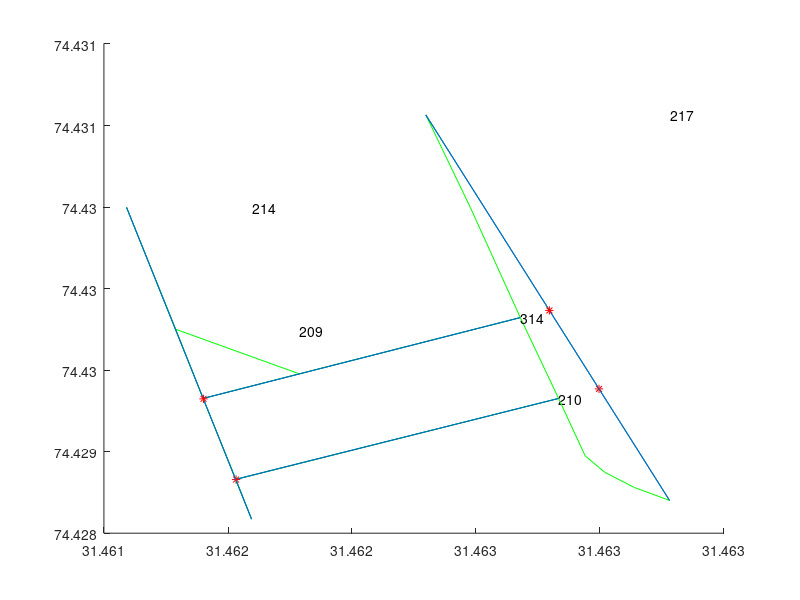

Write the MATLAB code that produced this figure. (Note: this script raises an error after producing the figure.)
%% load data into matlab
hold on
clear all
load('cellarray_ways.mat', 'cellarray_ways');
load('blocks.mat','blocks')
num_of_blocks=size(blocks)

for iii=1:num_of_blocks(2)
%Ways = zeros(length(cellarray_ways),length(cellarray_ways{cell_num}),2);
%% find block
for cell_num = 1:length(cellarray_ways)
    for point_num = 1:length(cellarray_ways{cell_num})
        Ways(cell_num,point_num,1) = cellarray_ways{cell_num}{point_num}(1);
        Ways(cell_num,point_num,2) = cellarray_ways{cell_num}{point_num}(2);
    end
end


%% load data into matlab

load('cellarray_ways.mat', 'cellarray_ways');

%Ways = zeros(length(cellarray_ways),length(cellarray_ways{cell_num}),2);
%% find block
for cell_num = 1:length(cellarray_ways)
    for point_num = 1:length(cellarray_ways{cell_num})
        Ways(cell_num,point_num,1) = cellarray_ways{cell_num}{point_num}(1);
        Ways(cell_num,point_num,2) = cellarray_ways{cell_num}{point_num}(2);
    end
end



hold on
X={};
Y={};



    
for cell_num = 1:length(cellarray_ways)
    %plot(Ways(cell_num,:,1) , Ways(cell_num,:,2));
  
     manual_ways_toshow=[209,214,210,217,314];
  %%manual_ways_toshow=[1:319]
%% manual_ways_toshow=[63,80,74,97];
    if (sum(cell_num==manual_ways_toshow)==1)
        
        disp([num2str(cell_num) ,'_']);
        %following code is used to detect if the path(set of points) is a
        %relatively straight line
        [p,struct] = polyfit( Ways(cell_num,1:length(cellarray_ways{cell_num}),1) , Ways(cell_num,1:length(cellarray_ways{cell_num}),2) ,1)
        if(struct.df<90000000000000000 )% .df is a measure of straightness (dont know/need the exact details)
            
            plot( Ways(cell_num,1:length(cellarray_ways{cell_num}),1) , Ways(cell_num,1:length(cellarray_ways{cell_num}),2) ,'g');
            X{end+1}= Ways(cell_num,1:length(cellarray_ways{cell_num}),1);
            Y{end+1}= Ways(cell_num,1:length(cellarray_ways{cell_num}),2);
        else
            %dont plot lines that arent straight
            disp('is not a st line')
        end
        % number the lines for easy marking of paths
        text(max(Ways(cell_num,1:length(cellarray_ways{cell_num}),1)),max(Ways(cell_num,1:length(cellarray_ways{cell_num}),2)),num2str(cell_num))
        disp('^');
    end
end





%% pick a way and get its neighbouring ways
way_end={};
way_start={};
diff={};
for i = 1:length( manual_ways_toshow)
    
   
    way_end{i}=[X{i}(1),Y{i}(1)];   
    way_start{i}=[X{i}(length(X{i})),Y{i}(length(Y{i}))];
    diff{i}=way_end{i}-way_start{i};
    slopes(i)=(diff{i}(2)/diff{i}(1));

 
end    
slopes1=slopes;
slopes=abs(slopes);
one=min(slopes);
one=find(slopes==one);
slopes(one)=inf;

two=min(slopes);
two=find(slopes==two);
slopes(one)=-inf;
slopes(two)=-inf;

three=max(slopes);
three=find(slopes==three);
slopes(three)=-inf;

four=max(slopes);
four=find(slopes==four);

slopes=slopes1   
   
   
   
   
   
   
   
   
   
   
   x1=[way_start{one}(1), way_end{one}(1)];
   y1=[way_start{one}(2), way_end{one}(2)];
   
    p1 = polyfit(x1,y1,1);
    
   x2=[way_start{four}(1), way_end{four}(1)];
   y2=[way_start{four}(2), way_end{four}(2)];
   
    p2 = polyfit(x2,y2,1); 
drawnow;

x_intersect = fzero(@(x) polyval(p1-p2,x),3);
y_intersect = polyval(p1,x_intersect);

line(x1,y1);

line(x2,y2);
plot(x_intersect,y_intersect,'r*')
x_pts(1)=x_intersect;
y_pts(1)=y_intersect;

%%%%%%%%%%%%%%%%%%%%%%%%%%%%%%%%%%%%%%%%%%%%%%%%%%%%%%%%%%%%%%%%%%%%%%%%%%%%%%%%%%%%%%%%%%%%%%%%%%%%%%%%%%%%%%%%%%%%
 x11=[way_start{one}(1), way_end{one}(1)];
   y11=[way_start{one}(2), way_end{one}(2)];
   
    p11 = polyfit(x11,y11,1);
    
   x21=[way_start{three}(1), way_end{three}(1)];
   y21=[way_start{three}(2), way_end{three}(2)];
   
    p21 = polyfit(x21,y21,1); 
%%drawnow;

x_intersect1 = fzero(@(x) polyval(p11-p21,x),3);
y_intersect1 = polyval(p11,x_intersect1);

line(x11,y11);

line(x21,y21);
plot(x_intersect1,y_intersect1,'r*')
x_pts(2)=x_intersect1;
y_pts(2)=y_intersect1;


%%%%%%%%%%%%%%%%%%%%%%%%%%%%%%%%%%%%%%%%%%%%%%%%%%%%%%%%%%%%%%%%%%%%%%%%%%%%%%%%%%%%%%%%%%%%%%%%%%%%%%%%%%%%%%%%%%
 x1=[way_start{two}(1), way_end{two}(1)];
   y1=[way_start{two}(2), way_end{two}(2)];
   
    p1 = polyfit(x1,y1,1);
    
   x2=[way_start{four}(1), way_end{four}(1)];
   y2=[way_start{four}(2), way_end{four}(2)];
   
    p2 = polyfit(x2,y2,1); 
%%drawnow;

x_intersect = fzero(@(x) polyval(p1-p2,x),3);
y_intersect = polyval(p1,x_intersect);

line(x1,y1);

line(x2,y2);
plot(x_intersect,y_intersect,'r*')
x_pts(3)=x_intersect;
y_pts(3)=y_intersect;
drawnow;
%%%%%%%%%%%%%%%%%%%%%%%%%%%%%%%%%%%%%%%%%%%%%%%%%%%%%%%%%%%%%%%%%%%%%%%%%%%%%%%%%%%%%%%%%%%%%%%%%%%%%%%%%%%%%%%%%%%%%%%%%
x1=[way_start{two}(1), way_end{two}(1)];
   y1=[way_start{two}(2), way_end{two}(2)];
   
    p1 = polyfit(x1,y1,1);
    
   x2=[way_start{three}(1), way_end{three}(1)];
   y2=[way_start{three}(2), way_end{three}(2)];
   
    p2 = polyfit(x2,y2,1); 
%%drawnow;

x_intersect = fzero(@(x) polyval(p1-p2,x),3);
y_intersect = polyval(p1,x_intersect);

line(x1,y1);

line(x2,y2);
plot(x_intersect,y_intersect,'r*')

x_pts(4)=x_intersect;
y_pts(4)=y_intersect;
%%%%%%%%%%%%%%%%%%%%%%%%%%%%%%%%%%%%%%%%%%%%%%%%%%%%%%%%%%%%%%%%%%%%%%%%%%%%%%%%%%%%%%%%%%%%%%%%%%%%%%%%%%%%%%%%%%%%%%%%%%%%%%%%%%%%%%%%5
drawnow;


%%%%%%%%%%%%%%%%%%%%%%%%%%%%%%%%%%%%%%%%%%%%%%%%%%%%%%%%%%%%%%%%%%%%%%%%%%%%%%%%%%%%%%%%%%%%%%%%%%%%%%%%%5
%%Find the 2 base points and the 2 top points%%
 indexOf_top_point_1 = -1;
 indexOf_top_point_2 = -1;
if(y_pts(1)<y_pts(3) && (y_pts(2)<y_pts(4)) )
    
        
        indexOf_base_point1 = 1;
        indexOf_base_point2 = 2;
        indexOf_top_point_1 = 3;
        indexOf_top_point_2 = 4;
        
    
    
elseif(y_pts(1)<y_pts(4) && (y_pts(2)<y_pts(3)))
     
    
        indexOf_base_point1 = 1;
        indexOf_base_point2 = 2;
        indexOf_top_point_1 = 3;
        indexOf_top_point_2 = 4;
    
     
        
else        
        indexOf_base_point1 = 3;
        indexOf_base_point2 = 4;
        indexOf_top_point_1 = 1;
        indexOf_top_point_2 = 2;
    
end



%%%%%%%%%%%%%%%%%%%%%%%%%%%%%%%%%%%%%%%%%%%%%%%%%%%%%%%%%%%%%%%%
%%Find Mid of the 2 pts and iterate%%
mid_x_basepts= x_pts(indexOf_base_point1)*0.5 + x_pts(indexOf_base_point2)*0.5;

mid_y_basepts= y_pts(indexOf_base_point1)*0.5 + y_pts(indexOf_base_point2)*0.5;

mid_x_top_pts= x_pts(indexOf_top_point_1)*0.5 + x_pts(indexOf_top_point_2)*0.5;

mid_y_top_pts= y_pts(indexOf_top_point_1)*0.5 + y_pts(indexOf_top_point_2)*0.5;


x_pts(5) = mid_x_basepts;

y_pts(5) = mid_y_basepts;

x_pts(6) = mid_x_top_pts;

y_pts(6) = mid_y_top_pts;

perpendicular_to_base_X = [x_pts(5),x_pts(6)];

perpendicular_to_base_Y = [y_pts(5),y_pts(6)];

plot(x_pts(5) , y_pts(5) , 'X')

plot(x_pts(6) , y_pts(6) , 'X')


%%%%%%%%%%%%%%%%%%%%%%%%%%%%%%%%%%%%%%%%%%%%%%%%%%%%%%%%%%%%%%%%%%%%%%%
%%%%%%%%%For dividing plots%%%%%%%%%%%%%%%%
if(x_pts(indexOf_base_point1) < x_pts(indexOf_base_point2))
    left_base_pt_x = (x_pts(indexOf_base_point1));
   
    left_base_pt_y = (y_pts(indexOf_base_point1));
    
    right_base_pt_x = (x_pts(indexOf_base_point2));
   
    right_base_pt_y = (y_pts(indexOf_base_point2));
    
    
else
    left_base_pt_x = (x_pts(indexOf_base_point2));
   
    left_base_pt_y = (y_pts(indexOf_base_point2));
    
    right_base_pt_x = (x_pts(indexOf_base_point1));
   
    right_base_pt_y = (y_pts(indexOf_base_point1));
end


if(x_pts(indexOf_top_point_1) < x_pts(indexOf_top_point_2))
    left_top_pt_x = (x_pts(indexOf_top_point_1));
   
    left_top_pt_y = (y_pts(indexOf_top_point_1));
    
    right_top_pt_x = (x_pts(indexOf_top_point_2));
   
    right_top_pt_y = (y_pts(indexOf_top_point_2));
    
else
    left_top_pt_x = (x_pts(indexOf_top_point_2));
   
    left_top_pt_y = (y_pts(indexOf_top_point_2));
    
    right_top_pt_x = (x_pts(indexOf_top_point_1));
   
    right_top_pt_y = (y_pts(indexOf_top_point_1));
end
slope_1=(right_top_pt_y - right_base_pt_y)/(right_top_pt_x -right_base_pt_x );

slope_2=(left_top_pt_y - left_base_pt_y)/(left_top_pt_x - left_base_pt_x );

curr_X1 = right_top_pt_x;

curr_Y1 = right_top_pt_y;

curr_X2 = left_top_pt_x;

curr_Y2 = left_top_pt_y;

%% controls size of each slice%%
delta = 0.00005;
count_1=0;
count_2=0;
%%%%%%%%%%%%%%%%%%%%%%%
if (slope_1 < 0 && slope_2 > 0)
    curr_X1 = right_base_pt_x;
    curr_Y1 = right_base_pt_y;
    while(curr_Y2+ slope_2 * delta >left_base_pt_y && curr_Y1+slope_1 * delta>right_base_pt_y)

  
    curr_X1 = curr_X1 + delta;

    curr_X2 = curr_X2 + delta*-1;

    curr_Y2 = curr_Y2 + slope_2 * delta*-1;

    curr_Y1 = curr_Y1 + slope_1 * delta;


    x_points = [curr_X1 ,  curr_X2];

    y_points = [curr_Y1 ,  curr_Y2];

    plot(x_points,y_points);

    count_1=count_1+  1;
    end
end
if (slope_2 < 0 && slope_1 > 0)
   
    while(curr_Y2+ slope_2 * delta >left_base_pt_y && curr_Y1+slope_1 * delta>right_base_pt_y)

  
    curr_X1 = curr_X1 + delta*-1;

    curr_X2 = curr_X2 + delta;

    curr_Y2 = curr_Y2 + slope_2 * delta;

    curr_Y1 = curr_Y1 + slope_1 * delta*-1;


    x_points = [curr_X1 ,  curr_X2];

    y_points = [curr_Y1 ,  curr_Y2];

    plot(x_points,y_points);

    count_1=count_1+  1;
    end
    
    
end
while(curr_Y2+ slope_2 * delta >left_base_pt_y && curr_Y1+slope_1 * delta>right_base_pt_y)

  
curr_X1 = curr_X1 + delta;

curr_X2 = curr_X2 + delta;

curr_Y2 = curr_Y2 + slope_2 * delta;

curr_Y1 = curr_Y1 + slope_1 * delta;


x_points = [curr_X1 ,  curr_X2];

y_points = [curr_Y1 ,  curr_Y2];

plot(x_points,y_points);

count_1=count_1+  1;
end

end



%%%%%%%%%%%%%%%%%%%%%%%%%%%%%%%%%%%%%%%%%%%%%%%%%%%%%